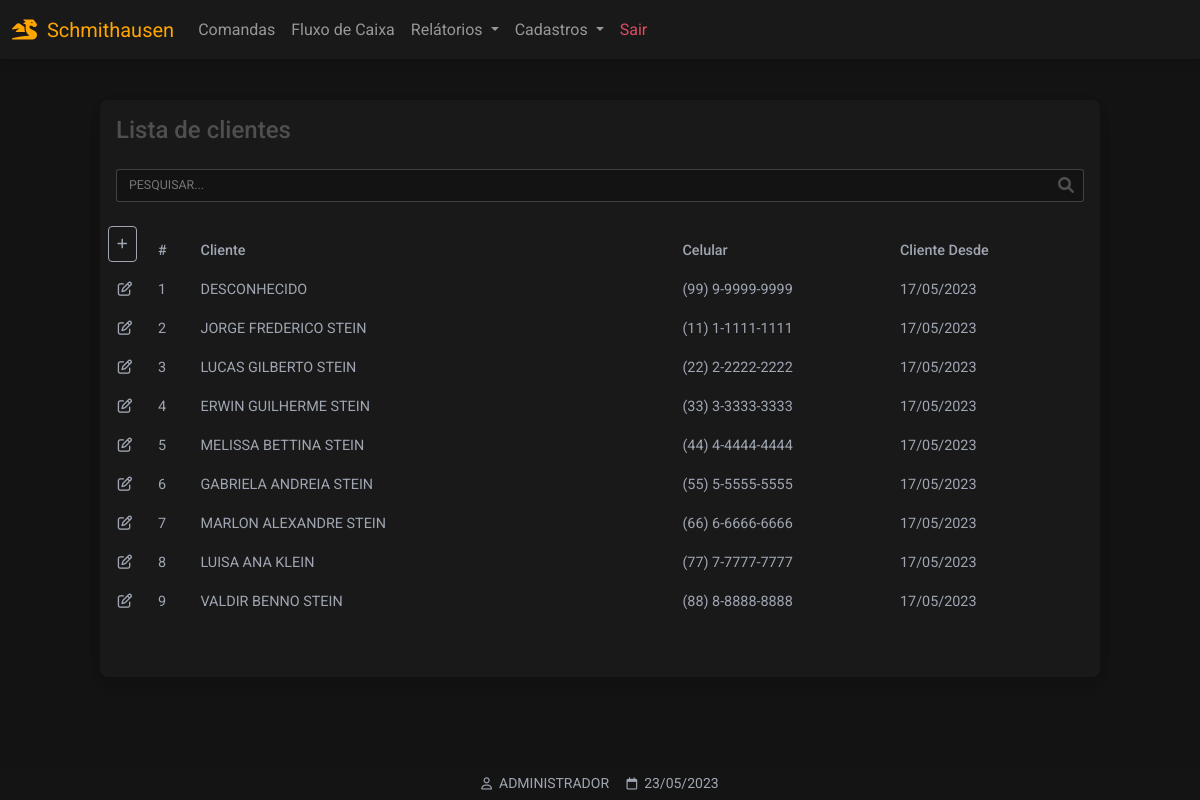
/clientes (signed in), run on the app's committed database.
### website/models.py (models this page shows)
class Cliente(db.Model):
    id = db.Column(db.Integer, primary_key=True)
    fone = db.Column(db.String(150))
    data_criacao = db.Column(db.DateTime(timezone=True), default=func.now())
    nome = db.Column(db.String(150))

class User(db.Model, UserMixin):
    id = db.Column(db.Integer, primary_key=True)
    email = db.Column(db.String(150), unique=True)
    password = db.Column(db.String(150))
    first_name = db.Column(db.String(150))
    produtos = db.relationship('Produto',backref='produto')

### website/views.py (the view)
@views.route('/clientes', methods=['GET','POST'])
@login_required
def clientes():
    clientes = []
    rows = Cliente.query.all()
    for r in rows:
        clientes.append(r)
    return render_template("clientes_listar.html", user=current_user, data=data, clientes=clientes)

### website/__init__.py (called while the page is built)
def create_app():
    app = Flask(__name__)
    app.config['SECRET_KEY'] = 'hjshjhdjah kjshkjdhjs'
    app.config['SQLALCHEMY_DATABASE_URI'] = f'sqlite:///{DB_NAME}'
    db.init_app(app)
    from .views import views
    from .auth import auth
    app.register_blueprint(views, url_prefix='/')
    app.register_blueprint(auth, url_prefix='/')
    from .models import User, Cliente, Produto
    with app.app_context():
        db.create_all()
    login_manager = LoginManager()
    login_manager.login_view = 'auth.login'
    login_manager.login_message = u"FAVOR EFETUAR LOGIN!"
    login_manager.init_app(app)
    @login_manager.user_loader
    def load_user(id):
        return User.query.get(int(id))
    return app

### website/templates/clientes_listar.html (shortened to what this page needs)
{% extends "base.html" %}
{% block content %}
<div class="container-fluid"
style="min-height:100vh;padding-top:100px">
<div class="table-responsive w-100 card bg-dark larg-max m-auto"
style="padding-bottom: 40px">
<table  class="table table-borderless table-sm bg-dark text-secondary">
<thead>
<tr>
<p class="h4 p-3">Lista de clientes</p>
</tr>
<tr>
<tr>
    <div class="p-3 pt-0">
            <div class="form-outline"
            style="margin-bottom: 0!important;padding-bottom: 0!important;">
            <input type="text"
            style="text-transform:uppercase"
            id="inputPesquisarCliente"
            class="myInputs form-control-sm"
            placeholder="Pesquisar..."
            onkeyup='pesquisarTabelaClientes()'
            />
            </div>
    </div>
</tr>
<thead>
<tr>
<th class="text-nowrap" scope="col">
<a href="/clientes_cadastrar" class="p-2 btn btn-sm btn-outline-light">
<i class="fa-solid fa-plus"></i>
</a>
</th>
<th class="text-nowrap" scope="col">#</th>
<th class="text-nowrap" scope="col" style="min-width: 280px;">Cliente</th>
<th class="text-nowrap" scope="col">Celular</th>
<th class="text-nowrap" scope="col">Cliente Desde</th>
<th class="text-nowrap" scope="col"></th>
</tr>
</thead>
<tbody id="tb-clientes">
{% for i in clientes %}
<tr>
<td class="text-center" style="width: 50px">
<a
role="button"
class="text-secondary"
href="/clientes_atualizar/{{ i.id }}">
<i class="fa-regular fa-pen-to-square"></i>
</a>
</td>
<td class="text-nowrap" scope="row"> {{ i.id }} </td>
<td class="text-nowrap" scope="row"> {{ i.nome }} </td>
<td class="text-nowrap" scope="row"> {{ i.fone }} </td>
<td class="text-nowrap" scope="row"> {{ i.data_criacao.strftime('%d/%m/%Y') }} </td>
<td>
</td>
</tr>
{% endfor %}
</tbody>
</table>
</div>
</div>
{% endblock %}
{% block titlefooter %}
<span style="color:#9FA6B2">
&nbsp;{{ user.first_name.split()[0] | upper }}
<span style="color:#9FA6B2">
&nbsp;{{ data.strftime('%d/%m/%Y') }}
</span>
{% endblock %}

### website/templates/base.html (shortened to what this page needs)
<!DOCTYPE html>
<html lang="pt-br">
<head>
<link rel="stylesheet" href="https://cdnjs.cloudflare.com/ajax/libs/font-awesome/6.0.0/css/all.min.css"/>
<link rel="stylesheet" type="text/css"       href="{{ url_for('static', filename='css/mdb.min.css')      }}">
<link rel="stylesheet" type="text/css"       href="{{ url_for('static', filename='css/base.css')         }}">
</head>
<body class="dark-ligth">
<nav id="navbar" class="autohide navbar navbar-expand-lg bg-dark fixed-top navbar-dark ">
  <div class="container-fluid">
    <a class="navbar-brand" style="color: orange;pointer-events: none;"><i class="fa-solid fa-dragon"></i>&nbsp;&nbsp;Schmithausen</a>
    {% if user.is_authenticated %}
    <div class="collapse navbar-collapse" id="navbarSupportedContent">
      <ul class="navbar-nav me-auto mb-2 mb-lg-0 my-navbar">
        <li class="nav-item">
          <a class="nav-link" href="/comandas">Comandas</a>
        </li>
        <li class="nav-item">
          <a class="nav-link" href="#">Fluxo de Caixa</a>
        </li>
        <li class="nav-item dropdown">
          <a class="nav-link dropdown-toggle" href="#" id="navbarDropdown" role="button" data-mdb-toggle="dropdown" aria-expanded="false">
            Relátorios
          </a>
        </li>
        <li class="nav-item dropdown">
          <a class="nav-link dropdown-toggle" href="#" id="navbarDropdown" role="button" data-mdb-toggle="dropdown" aria-expanded="false">
            Cadastros
          </a>
            <li class="nav-item">
            <a class="nav-link text-danger" href="/logout">Sair</a>
            </li>
        {% endif %}
        </li>
      </ul>
    </div>
  </div>
</nav>
  {% block content %}
  {% endblock %}
<footer class="bg-dark text-center text-white fixed-bottom">
  <div class="text-center p-1" style="background-color: rgba(0, 0, 0, 0.2)">
   <small style="color:orange;">
   {% block titlefooter %}{% endblock %}
   </small>
  </div>
</footer>
</body>
</html>

### website/static/css/base.css (style rules this page uses)
:root { --color-orange: orange; --color-primary: #3B71CA; --color-secondary: #9FA6B2; --color-success: #14A44D; --color-danger: #DC4C64; --color-warning: #E4A11B; --color-info: #54B4D3; --color-ligth:#FBFBFB; --color-dark-ligth: #131313; --color-dark:#191919; }
.bg-dark { background-color: var(--color-dark)!important; }
.btn-outline-light { border: 1px solid var(--color-secondary); color: var(--color-secondary); }
.myInputs { width: 100%; border: 1px solid #9FA6B250; background-color: var(--color-dark-ligth); color: var(--color-ligth); padding: 0.35rem; padding-left: 0.75rem; border-radius: 3px; }
.larg-max { max-width: 1000px!important; }
.dark-ligth { background-color: var(--color-dark-ligth); }
.form-outline { margin-bottom: 35px!important; }

### data on the page
Cliente: id "1", nome "DESCONHECIDO", fone "(99) 9-9999-9999", data_criacao "17/05/2023"
Cliente: id "2", nome "JORGE FREDERICO STEIN", fone "(11) 1-1111-1111", data_criacao "17/05/2023"
Cliente: id "3", nome "LUCAS GILBERTO STEIN", fone "(22) 2-2222-2222", data_criacao "17/05/2023"
Cliente: id "4", nome "ERWIN GUILHERME STEIN", fone "(33) 3-3333-3333", data_criacao "17/05/2023"
Cliente: id "5", nome "MELISSA BETTINA STEIN", fone "(44) 4-4444-4444", data_criacao "17/05/2023"
Cliente: id "6", nome "GABRIELA ANDREIA STEIN", fone "(55) 5-5555-5555", data_criacao "17/05/2023"
Cliente: id "7", nome "MARLON ALEXANDRE STEIN", fone "(66) 6-6666-6666", data_criacao "17/05/2023"
Cliente: id "8", nome "LUISA ANA KLEIN", fone "(77) 7-7777-7777", data_criacao "17/05/2023"
Cliente: id "9", nome "VALDIR BENNO STEIN", fone "(88) 8-8888-8888", data_criacao "17/05/2023"
User: first_name "ADMINISTRADOR"

### other printed values
{{ data.strftime('%d/%m/%Y') }} "23/05/2023"
